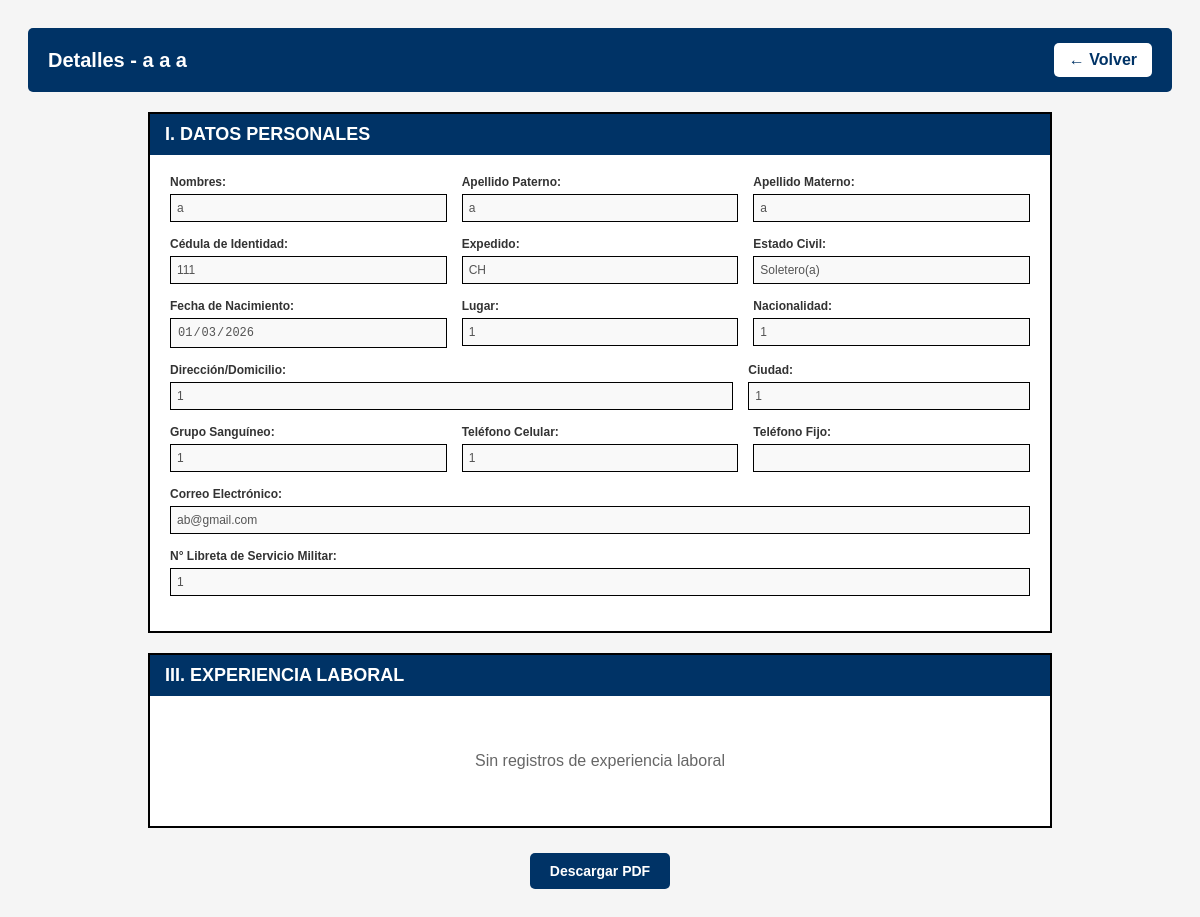
Before: /detalles/2 (signed in) with the older database file.
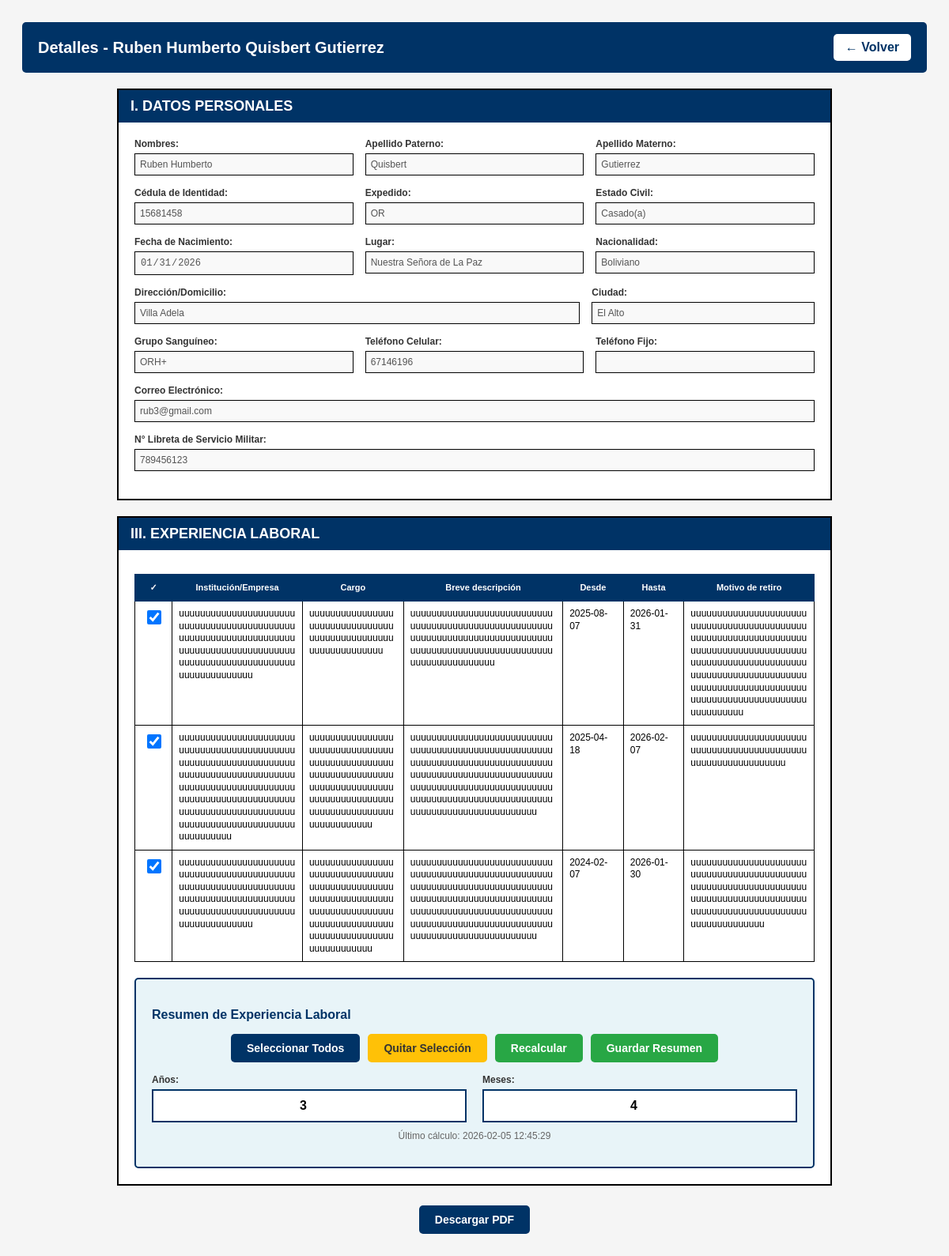
After: the same page with the newer database file.
### tables this page shows
CREATE TABLE datos(
        id INTEGER PRIMARY KEY AUTOINCREMENT,
        nombres TEXT NOT NULL,
        ap_pat TEXT,
        ap_mat TEXT,
        ci TEXT NOT NULL,
        exp TEXT,
        est_civil TEXT NOT NULL,
        fecha_nac TEXT NOT NULL,
        lugar TEXT NOT NULL,
        nacio TEXT NOT NULL,
        direccion TEXT NOT NULL,
        ciudad TEXT NOT NULL,
        gr_san TEXT NOT NULL,
        tcel INTEGER NOT NULL,
        tfijo INTEGER,
        correo TEXT UNIQUE,
        n_libser TEXT
        );

CREATE TABLE experiencia(
        id INTEGER PRIMARY KEY AUTOINCREMENT,
        persona_id INTEGER NOT NULL,
        nombre TEXT NOT NULL,
        puesto TEXT NOT NULL,
        breve TEXT NOT NULL,
        desde TEXT,
        hasta TEXT,
        motivo TEXT NOT NULL,
        FOREIGN KEY (persona_id) REFERENCES datos(id)
        );

CREATE TABLE resumen_experiencia(
    id INTEGER PRIMARY KEY AUTOINCREMENT,
    persona_id INTEGER NOT NULL,
    total_anios INTEGER DEFAULT 0,
    total_meses INTEGER DEFAULT 0,
    fecha_calculo TEXT,
    FOREIGN KEY (persona_id) REFERENCES datos(id) ON DELETE CASCADE
    );

### app.py (the view)
@app.route('/detalles/<int:id>')
@login_required
def detalles(id):
    conn = get_db_connection()
    persona = conn.execute("SELECT * FROM datos WHERE id = ?", (id,)).fetchone()
    if persona is None:
        conn.close()
        flash("Persona no encontrada", "error")
        return redirect(url_for('usuarios'))
    experiencia = conn.execute("SELECT * FROM experiencia WHERE persona_id = ? ORDER BY desde DESC", (id,)).fetchall()
    formacion = conn.execute("SELECT * FROM formacion_academica WHERE persona_id = ?", (id,)).fetchall()
    cursos = conn.execute("SELECT * FROM cursos WHERE persona_id = ?", (id,)).fetchall()
    paquetes = conn.execute("SELECT * FROM paquetes_informaticos WHERE persona_id = ?", (id,)).fetchall()
    idiomas = conn.execute("SELECT * FROM idiomas WHERE persona_id = ?", (id,)).fetchall()
    docencia = conn.execute("SELECT * FROM docencia WHERE persona_id = ?", (id,)).fetchall()
    referencias = conn.execute("SELECT * FROM referencias WHERE persona_id = ?", (id,)).fetchall()
    registro = conn.execute("SELECT * FROM registro_profesional WHERE persona_id = ?", (id,)).fetchone()
    pretension = conn.execute("SELECT * FROM pretension_salarial WHERE persona_id = ?", (id,)).fetchone()
    incompatibilidades = conn.execute("SELECT * FROM incompatibilidades WHERE persona_id = ?", (id,)).fetchone()
    declaracion = conn.execute("SELECT * FROM declaracion_jurada WHERE persona_id = ?", (id,)).fetchone()
    resumen = conn.execute("SELECT * FROM resumen_experiencia WHERE persona_id = ? ORDER BY id DESC LIMIT 1", (id,)).fetchone()
    conn.close()
    return render_template("detalles.html",
                        persona=persona,
                        experiencia=experiencia,
                        formacion=formacion,
                        cursos=cursos,
                        paquetes=paquetes,
                        idiomas=idiomas,
                        docencia=docencia,
                        referencias=referencias,
                        registro=registro,
                        pretension=pretension,
                        incompatibilidades=incompatibilidades,
                        declaracion=declaracion,
                        resumen=resumen)

### app.py (called while the page is built)
def get_db_connection():
    conn = sqlite3.connect('form_hv.db')
    conn.row_factory = sqlite3.Row
    return conn

@login_manager.user_loader
def load_user(user_id):
    return User.get_by_id(user_id)

    @staticmethod
    def get_by_id(user_id):
        conn = get_db_connection()
        user = conn.execute('SELECT * FROM users WHERE id=?',(user_id, )).fetchone()
        conn.close()
        if user:
            return User(user['id'], user['username'],user['password'])
        return None

### templates/detalles.html (shortened to what the changed rows need)
<!DOCTYPE html>
<html lang="es">
<head>
</head>
<body>
    <div class="navbar no-print">
        <h1>Detalles - {{ persona.nombres }} {{ persona.ap_pat }} {{ persona.ap_mat }}</h1>
        <a href="{{ url_for('usuarios') }}" class="btn-back">← Volver</a>
    </div>
    <div class="container">
        <div class="form-content">
            <div class="form-row">
                <div class="form-group">
                    <label>Nombres:</label>
                    <input type="text" value="{{ persona.nombres }}" disabled>
                </div>
                <div class="form-group">
                    <label>Apellido Paterno:</label>
                    <input type="text" value="{{ persona.ap_pat }}" disabled>
                </div>
                <div class="form-group">
                    <label>Apellido Materno:</label>
                    <input type="text" value="{{ persona.ap_mat }}" disabled>
                </div>
            </div>
            <div class="form-row">
                <div class="form-group">
                    <label>Cédula de Identidad:</label>
                    <input type="text" value="{{ persona.ci }}" disabled>
                </div>
                <div class="form-group">
                    <label>Expedido:</label>
                    <input type="text" value="{{ persona.exp }}" disabled>
                </div>
                <div class="form-group">
                    <label>Estado Civil:</label>
                    <input type="text" value="{{ persona.est_civil }}" disabled>
                </div>
            </div>
            <div class="form-row">
                <div class="form-group">
                    <label>Fecha de Nacimiento:</label>
                    <input type="date" value="{{ persona.fecha_nac }}" disabled>
                </div>
                <div class="form-group">
                    <label>Lugar:</label>
                    <input type="text" value="{{ persona.lugar }}" disabled>
                </div>
                <div class="form-group">
                    <label>Nacionalidad:</label>
                    <input type="text" value="{{ persona.nacio }}" disabled>
                </div>
            </div>
            <div class="form-row">
                <div class="form-group" style="flex: 2;">
                    <label>Dirección/Domicilio:</label>
                    <input type="text" value="{{ persona.direccion }}" disabled>
                </div>
                <div class="form-group">
                    <label>Ciudad:</label>
                    <input type="text" value="{{ persona.ciudad }}" disabled>
                </div>
            </div>
            <div class="form-row">
                <div class="form-group">
                    <label>Grupo Sanguíneo:</label>
                    <input type="text" value="{{ persona.gr_san }}" disabled>
                </div>
                <div class="form-group">
                    <label>Teléfono Celular:</label>
                    <input type="text" value="{{ persona.tcel }}" disabled>
                </div>
            </div>
            <div class="form-row">
                <div class="form-group">
                    <label>Correo Electrónico:</label>
                    <input type="email" value="{{ persona.correo }}" disabled>
                </div>
            </div>
            <div class="form-row">
                <div class="form-group">
                    <label>N° Libreta de Servicio Militar:</label>
                    <input type="text" value="{{ persona.n_libser or '' }}" disabled>
                </div>
            </div>
        </div>
    </div>
    <div class="container">
        <div class="form-content">
            {% if experiencia %}
            <table id="tabla-experiencia">
                <thead>
                    <tr>
                        <th class="no-print checkbox-cell">✓</th>
                        <th>Institución/Empresa</th>
                        <th>Cargo</th>
                        <th>Breve descripción</th>
                        <th>Desde</th>
                        <th>Hasta</th>
                        <th>Motivo de retiro</th>
                    </tr>
                </thead>
                <tbody>
                    {% for exp in experiencia %}
                    <tr class="fila-exp" data-id="{{ exp.id }}">
                        <td class="checkbox-cell no-print">
                            <input type="checkbox" class="chk-exp" checked>
                        </td>
                        <td>{{ exp.nombre }}</td>
                        <td>{{ exp.puesto }}</td>
                        <td>{{ exp.breve }}</td>
                        <td class="exp-desde" data-fecha="{{ exp.desde or '' }}">{{ exp.desde or '' }}</td>
                        <td class="exp-hasta" data-fecha="{{ exp.hasta or '' }}">{{ exp.hasta or '' }}</td>
                        <td>{{ exp.motivo }}</td>
                    </tr>
                    {% endfor %}
                </tbody>
            </table>
            <div class="resumen-box">
                <h3>Resumen de Experiencia Laboral</h3>
                <div class="btn-container no-print">
                    <button type="button" class="btn btn-primary" id="btn-seleccionar-todos">Seleccionar Todos</button>
                    <button type="button" class="btn btn-warning" id="btn-quitar-seleccion">Quitar Selección</button>
                    <button type="button" class="btn btn-success" id="btn-recalcular">Recalcular</button>
                    <button type="button" class="btn btn-success" id="btn-guardar-resumen">Guardar Resumen</button>
                </div>
                <div class="resumen-valores">
                    <div class="valor">
                        <label>Años:</label>
                        <input type="number" id="total-anios" value="{{ resumen.total_anios if resumen else 0 }}" readonly>
                    </div>
                    <div class="valor">
                        <label>Meses:</label>
                        <input type="number" id="total-meses" value="{{ resumen.total_meses if resumen else 0 }}" readonly>
                    </div>
                </div>
                {% if resumen %}
                <p class="info-text">Último cálculo: {{ resumen.fecha_calculo }}</p>
                {% endif %}
            </div>
            {% else %}
            <p style="text-align: center; color: #666; padding: 20px;">Sin registros de experiencia laboral</p>
            {% endif %}
        </div>
    </div>
</body>
</html>

Changed rows visible on the page:
changed datos: nombres "a" → "Ruben Humberto"; ap_pat "a" → "Quisbert"; ap_mat "a" → "Gutierrez"; ci "111" → "15681458"; exp "CH" → "OR"; est_civil "Soletero(a)" → "Casado(a)"; fecha_nac "01/03/2026" → "01/31/2026"; lugar "1" → "Nuestra Señora de La Paz"; nacio "1" → "Boliviano"; direccion "1" → "Villa Adela"; ciudad "1" → "El Alto"; gr_san "1" → "ORH+"; tcel "1" → "67146196"; correo "ab@gmail.com" → "rub3@gmail.com"; n_libser "1" → "789456123"
now on this page (row edited): experiencia: nombre "uuuuuuuuuuuuuuuuuuuuuuuuuuuuuuuuuuuuuuuuuuuuuuuuuuuuuuuuuuuuuuuuuuuuuuuuuuuuuuuuuuuuuuuuuuuuuuuuuuuuuuuuuuuuuuuuuuuuuuuuuuuu", puesto "uuuuuuuuuuuuuuuuuuuuuuuuuuuuuuuuuuuuuuuuuuuuuuuuuuuuuuuuuuuuuu", breve "uuuuuuuuuuuuuuuuuuuuuuuuuuuuuuuuuuuuuuuuuuuuuuuuuuuuuuuuuuuuuuuuuuuuuuuuuuuuuuuuuuuuuuuuuuuuuuuuuuuuuuuuuuuuuuuuuuuuuuuuuuuu", desde "2025-08-07", hasta "2026-01-31", motivo "uuuuuuuuuuuuuuuuuuuuuuuuuuuuuuuuuuuuuuuuuuuuuuuuuuuuuuuuuuuuuuuuuuuuuuuuuuuuuuuuuuuuuuuuuuuuuuuuuuuuuuuuuuuuuuuuuuuuuuuuuuuuuuuuuuuuuuuuuuuuuuuuuuuuuuuuuuuuuuuuuuuuuuuuuuuuuuuuuuuuuuuuuu"
added experiencia: nombre "uuuuuuuuuuuuuuuuuuuuuuuuuuuuuuuuuuuuuuuuuuuuuuuuuuuuuuuuuuuuuuuuuuuuuuuuuuuuuuuuuuuuuuuuuuuuuuuuuuuuuuuuuuuuuuuuuuuuuuuuuuuuuuuuuuuuuuuuuuuuuuuuuuuuuuuuuuuuuuuuuuuuuuuuuuuuuuuuuuuuuuuuuu", puesto "uuuuuuuuuuuuuuuuuuuuuuuuuuuuuuuuuuuuuuuuuuuuuuuuuuuuuuuuuuuuuuuuuuuuuuuuuuuuuuuuuuuuuuuuuuuuuuuuuuuuuuuuuuuuuuuuuuuuuuuuuuuu", breve "uuuuuuuuuuuuuuuuuuuuuuuuuuuuuuuuuuuuuuuuuuuuuuuuuuuuuuuuuuuuuuuuuuuuuuuuuuuuuuuuuuuuuuuuuuuuuuuuuuuuuuuuuuuuuuuuuuuuuuuuuuuuuuuuuuuuuuuuuuuuuuuuuuuuuuuuuuuuuuuuuuuuuuuuuuuuuuuuuuuuuuuuuu", desde "2025-04-18", hasta "2026-02-07", motivo "uuuuuuuuuuuuuuuuuuuuuuuuuuuuuuuuuuuuuuuuuuuuuuuuuuuuuuuuuuuuuu"
added experiencia: nombre "uuuuuuuuuuuuuuuuuuuuuuuuuuuuuuuuuuuuuuuuuuuuuuuuuuuuuuuuuuuuuuuuuuuuuuuuuuuuuuuuuuuuuuuuuuuuuuuuuuuuuuuuuuuuuuuuuuuuuuuuuuuu", puesto "uuuuuuuuuuuuuuuuuuuuuuuuuuuuuuuuuuuuuuuuuuuuuuuuuuuuuuuuuuuuuuuuuuuuuuuuuuuuuuuuuuuuuuuuuuuuuuuuuuuuuuuuuuuuuuuuuuuuuuuuuuuu", breve "uuuuuuuuuuuuuuuuuuuuuuuuuuuuuuuuuuuuuuuuuuuuuuuuuuuuuuuuuuuuuuuuuuuuuuuuuuuuuuuuuuuuuuuuuuuuuuuuuuuuuuuuuuuuuuuuuuuuuuuuuuuuuuuuuuuuuuuuuuuuuuuuuuuuuuuuuuuuuuuuuuuuuuuuuuuuuuuuuuuuuuuuuu", desde "2024-02-07", hasta "2026-01-30", motivo "uuuuuuuuuuuuuuuuuuuuuuuuuuuuuuuuuuuuuuuuuuuuuuuuuuuuuuuuuuuuuuuuuuuuuuuuuuuuuuuuuuuuuuuuuuuuuuuuuuuuuuuuuuuuuuuuuuuuuuuuuuuu"
added resumen_experiencia: total_anios "3", total_meses "4", fecha_calculo "2026-02-05 12:45:29"
Other visible differences:
text no longer shown: "Sin registros de experiencia laboral"
text now shown: "✓ Institución/Empresa Cargo Breve descripción Desde Hasta Motivo de retiro Resumen de Experiencia Laboral Seleccionar Todos Quitar Selección Recalcular Guardar Resumen Años: Meses: Último cálculo:"
